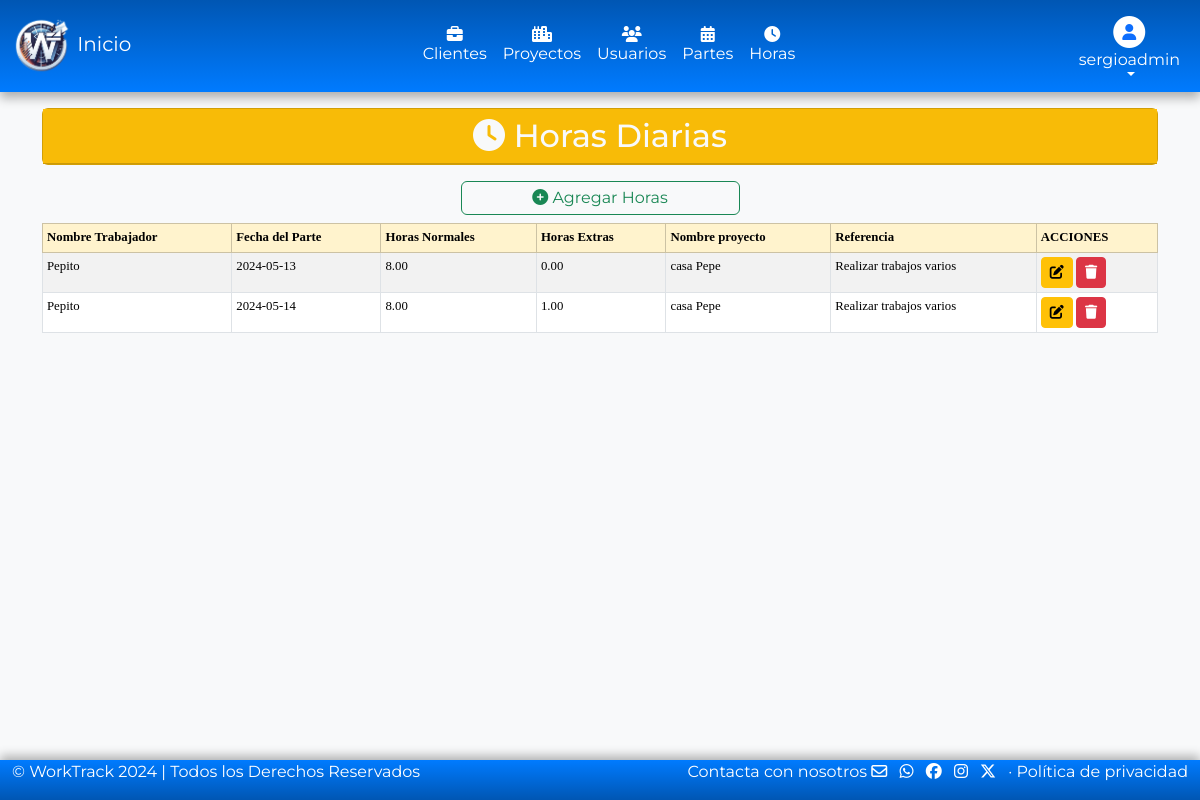
Before: /models/horas/horas.php (signed in) with the older database file.
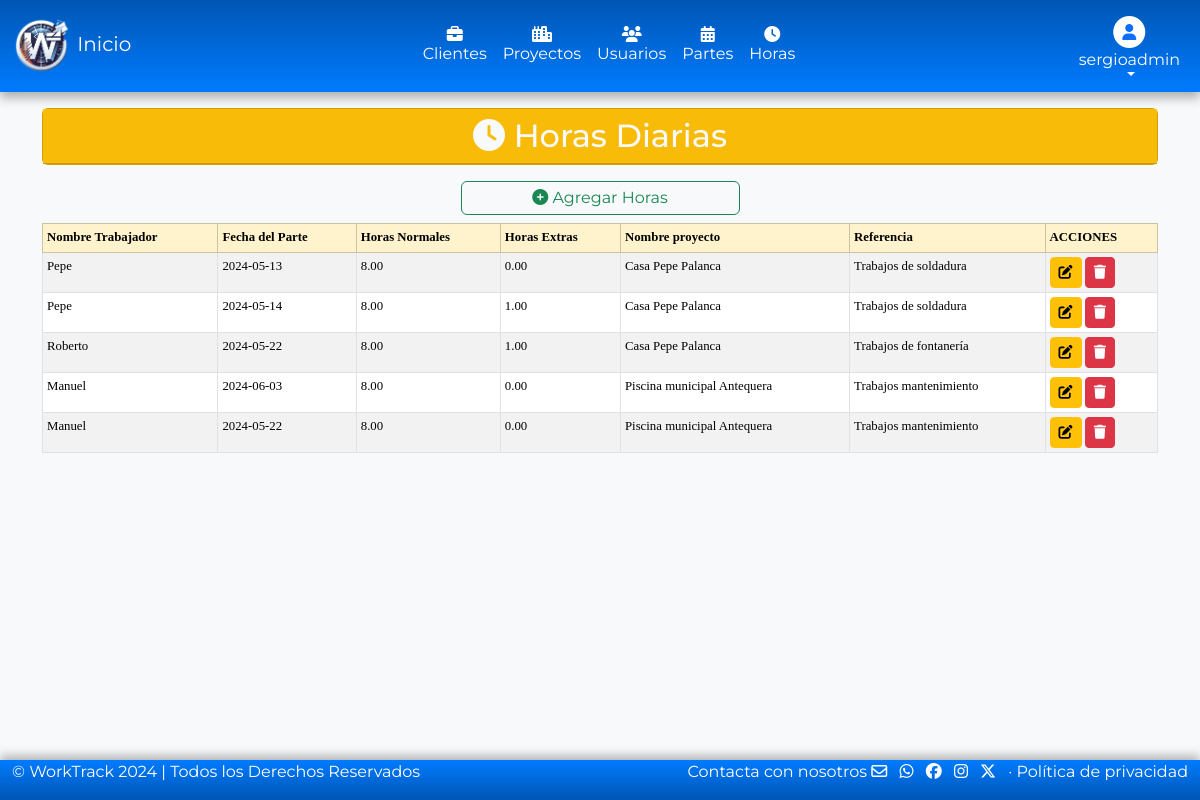
After: the same page with the newer database file.
### tables this page shows
CREATE TABLE `parteshoras` (
  `idParteHora` int(11) NOT NULL,
  `fecha` date DEFAULT NULL,
  `horasNormales` decimal(5,2) DEFAULT NULL,
  `horasExtras` decimal(5,2) DEFAULT NULL,
  `idParte` int(11) DEFAULT NULL,
  `idUsuario` int(11) DEFAULT NULL
);

CREATE TABLE `usuarios` (
  `idUsuario` int(11) NOT NULL,
  `usuario` varchar(50) NOT NULL,
  `password` varchar(100) NOT NULL,
  `nombre` varchar(50) DEFAULT NULL,
  `apellidos` varchar(100) DEFAULT NULL,
  `direccion` varchar(100) DEFAULT NULL,
  `telefono` varchar(9) DEFAULT NULL,
  `email` varchar(50) DEFAULT NULL,
  `idRol` int(5) NOT NULL
);

CREATE TABLE `proyectos` (
  `idProyecto` int(11) NOT NULL,
  `nombre` varchar(100) DEFAULT NULL,
  `lugar` varchar(100) DEFAULT NULL,
  `fechaInicio` date DEFAULT NULL,
  `fechaFin` date DEFAULT NULL,
  `idCliente` int(11) DEFAULT NULL
);

CREATE TABLE `partes` (
  `idParte` int(11) NOT NULL,
  `fechaInicio` date DEFAULT NULL,
  `fechaFin` date DEFAULT NULL,
  `totalHorasNormales` decimal(5,2) DEFAULT NULL,
  `totalHorasExtras` decimal(5,2) DEFAULT NULL,
  `horasViaje` decimal(5,2) DEFAULT NULL,
  `comentarios` text DEFAULT NULL,
  `idUsuario` int(11) DEFAULT NULL,
  `idProyecto` int(11) DEFAULT NULL
);

### models/horas/horas.php (the view, shortened to what this page needs)
<?php
require '../../config/conexion.php';
if ($_SESSION['rol'] == 1) {
    $consultaHora = $conexionbd->prepare("SELECT partesHoras.idParteHora, partesHoras.fecha, partesHoras.horasNormales, partesHoras.horasExtras, partes.idParte,
    usuarios.nombre AS nombreUsuario, proyectos.nombre AS nombreProyecto, partes.comentarios AS comentarioParte
    FROM partesHoras
    INNER JOIN partes ON partesHoras.idParte = partes.idParte
    INNER JOIN usuarios ON partesHoras.idUsuario = usuarios.idUsuario
    INNER JOIN proyectos ON partes.idProyecto = proyectos.idProyecto");
    $consultaHora->execute();
}
?>
<!DOCTYPE html>
<html lang="es">
<head>
    <link rel="stylesheet" href="/proyectoWT/assets/css/bootstrap.min.css">
    <link rel="stylesheet" href="/proyectoWT/assets/css/all.min.css">
</head>
<header>
    <?php
    if ($_SESSION['rol'] == 1) {
        require_once('../headerAdmin.php');
    } elseif ($_SESSION['rol'] == 2) {
        require_once('../headerUser.php');
    }
    ?>
</header>
<body>
    <div class="container py-3">
        <div class="card text-bg-warning mb-3">
            <span class="placeholder-wave col-12 placeholder-lg bg-warning">
                <h2 class="card-header text-center text-light"><i class="fa-solid fa-clock"></i> Horas Diarias</h2>
            </span>
        </div>
        <div class="d-grid col-3 mx-auto">
            <a href="#" class="btn btn-outline-success p-1" data-bs-toggle="modal" data-bs-target="#nuevoHoraModal"><i class="fa-solid fa-circle-plus"></i> Agregar Horas</a>
        </div>
        <div class="table-responsive-sm">
            <table class="table table-striped table-sm table-hover table-bordered mt-2" style="font-size: 0.8em;">
                <thead class="table-warning">
                    <tr>
                        <th>Nombre Trabajador</th>
                        <th>Fecha del Parte</th>
                        <th>Horas Normales</th>
                        <th>Horas Extras</th>
                        <th>Nombre proyecto</th>
                        <th>Referencia</th>
                        <th>ACCIONES</th>
                    </tr>
                </thead>
                <tbody class="table-secundary">
                    <?php while ($registro = $consultaHora->fetch(PDO::FETCH_ASSOC)) : ?>
                        <tr>
                            <td><?= $registro['nombreUsuario'] ?></td>
                            <td><?= $registro['fecha'] ?></td>
                            <td><?= $registro['horasNormales'] ?></td>
                            <td><?= $registro['horasExtras'] ?></td>
                            <td><?= $registro['nombreProyecto'] ?></td>
                            <td><?= $registro['comentarioParte'] ?></td>
                            <td>
                                <a href='#' class='btn btn-sm btn-warning' data-bs-toggle='modal' data-bs-target='#editarHoraModal' data-bs-id='<?= $registro['idParteHora'] ?>'>
                                    <i class='fa-solid fa-pen-to-square'></i>
                                </a>
                                <a href='#' class='btn btn-sm btn-danger' data-bs-toggle='modal' data-bs-target='#eliminarHoraModal' data-bs-id='<?= $registro['idParteHora'] ?>'>
                                    <i class='fa-solid fa-trash'></i>
                                </a>
                            </td>
                        </tr>
                    <?php endwhile; ?>
                </tbody>
            </table>
        </div>
    </div>
</body>
<footer>
    <?php
    require_once('../footer.php');
    ?>
</footer>
</html>

Changed rows visible on the page:
changed through a linked row, parteshoras (number 1 of 5 on the later page): idUsuario.nombre "Pepito" → "Pepe"; proyectos.nombre "casa Pepe" → "Casa Pepe Palanca"; idParte.comentarios "Realizar trabajos varios" → "Trabajos de soldadura"
changed through a linked row, parteshoras (number 2 of 5 on the later page): idUsuario.nombre "Pepito" → "Pepe"; proyectos.nombre "casa Pepe" → "Casa Pepe Palanca"; idParte.comentarios "Realizar trabajos varios" → "Trabajos de soldadura"
added parteshoras: idUsuario.nombre "Roberto", fecha "2024-05-22", horasNormales "8.00", horasExtras "1.00", proyectos.nombre "Casa Pepe Palanca", idParte.comentarios "Trabajos de fontanería"
added parteshoras: idUsuario.nombre "Manuel", fecha "2024-06-03", horasNormales "8.00", horasExtras "0.00", proyectos.nombre "Piscina municipal Antequera", idParte.comentarios "Trabajos mantenimiento"
added parteshoras: idUsuario.nombre "Manuel", fecha "2024-05-22", horasNormales "8.00", horasExtras "0.00", proyectos.nombre "Piscina municipal Antequera", idParte.comentarios "Trabajos mantenimiento"
